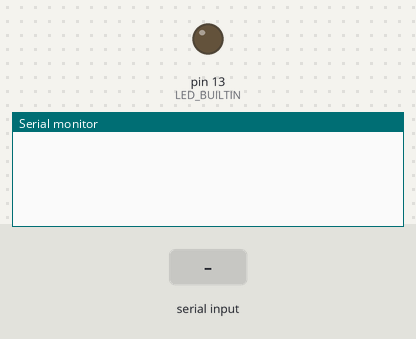
Bench run of a sketch on a simulated Arduino Uno, built with avr-gcc and run on an emulated ATmega328P. Parts: output pins drawn as LEDs (lit = HIGH), the last lines printed to the serial monitor. The test bench sets the inputs (shaded band).

Above: at 1.2 s.
1.3 s: "Ping\n" received over Serial
At 1.8 s:
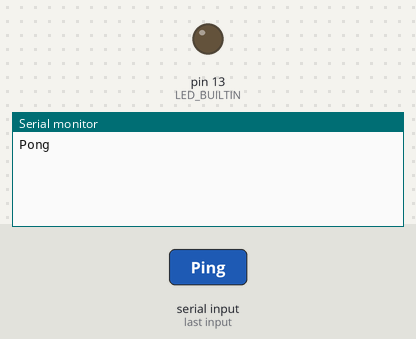
2.8 s: "Analog 0\n" received over Serial
At 4.0 s:
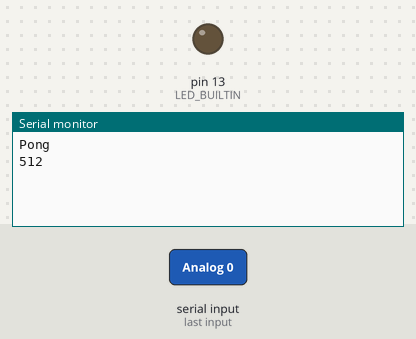
4.3 s: "1\n" received over Serial
At 5.2 s:
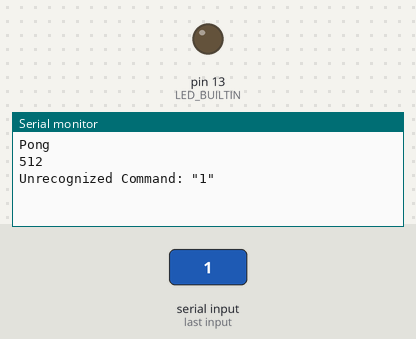

The sketch:

stringProcessing.ino
```cpp
/*
    stringProcessing accepts serial strings from (Processing)
*/

void setup() {
  Serial.begin(9600); // initialize serial communication
  pinMode(LED_BUILTIN, OUTPUT);
}

void loop() {
  checkUART(); // serialEvent stopped becoming useful
}

void checkUART() {
  while (Serial.available() > 0 ) { // if there's stuff in the UART buffer
    String message = Serial.readStringUntil('\n'); // read strings until new line
    message.replace("\n", ""); // strip new line off the message
    if (message.equals("Ping")) {
      Serial.println("Pong");
    } else if (message.equals("Analog 0")) {
      Serial.println(analogRead(A0));
    } else {
      Serial.print("Unrecognized Command: \"");
      Serial.print(message);
      Serial.println("\"");
    }
  }
}
```

Measured:
- after the input at 1.3 s, the serial monitor: prints a new line at once (image 1)
- after the input at 2.8 s, the serial monitor: prints a new line at once (image 2)
- after the input at 4.3 s, the serial monitor: prints a new line at once (image 3)
